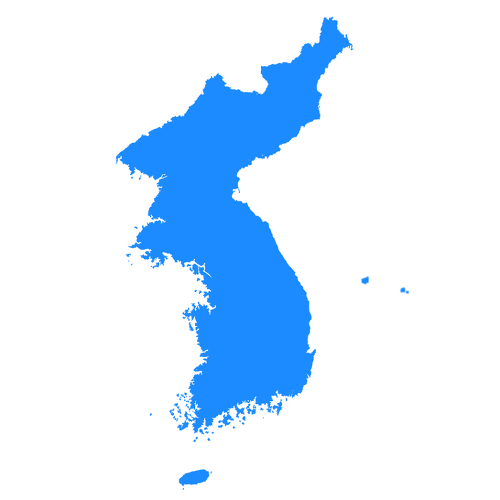
#> input picture jisung/koreajido3.png, 500 x 500 px
$ jupyter execute jisungContourDraw.ipynb   (older library calls are emulated)
#> lines starting #> are read from the running program, lines starting #| are printed output that depends on the picture; after the words box and inside, x2 and y2 are one past the last pixel; in counts of white or black regions, pixels touching at a corner belong together
[cell 1]
import cv2
import numpy as np
from matplotlib import pyplot as plt

[cell 2]
img = cv2.imread('koreajido3.png')
#> img is the input picture: shape (500, 500, 3); mean B, G, R 255, 236, 217.9
img1 = img.copy()

[cell 3]
imgray = cv2.cvtColor(img,cv2.COLOR_BGR2GRAY)
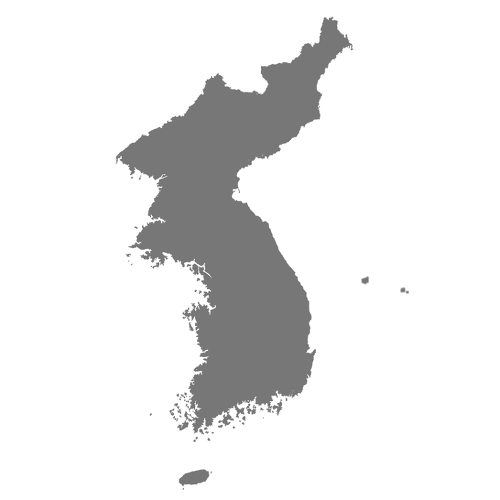
#> imgray: shape (500, 500); min 101, max 255, mean 232.8
ret, thresh = cv2.threshold(imgray,125,255,0)
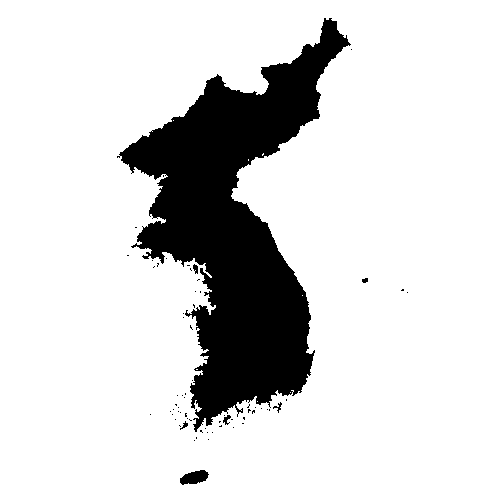
#> thresh: shape (500, 500); 84.4% white; 66 black regions (59 under 20 px)

[cell 4]
image, contours, hierachy = cv2.findContours(thresh, cv2.RETR_TREE,cv2.CHAIN_APPROX_SIMPLE)
#> contours = 96 contours, 88 with area under 20; largest, box (x1, y1, x2, y2) and area: (0, 0, 500, 500) 249001, (118, 17, 352, 433) 39338, (179, 469, 210, 486) 323, (222, 414, 232, 426) 56, (272, 401, 283, 414) 50, (192, 263, 199, 275) 48, (179, 420, 189, 431) 39, (361, 277, 369, 284) 32

[cell 5]
for i in range(90):
    cnt=contours[i]
    img1 = cv2.drawContours(img1, cnt, -1, (0,255,0), 5)
#> this loop made 90 passes
#> cnt on passes 1, 3, 4, 6, 7, 8, 10, 11, 12, 14, 15, 17: [[0, 0], [0, 499], [499, 499], [499, 0]], [[193, 440], [194, 439], [195, 440], [194, 441]], [[207, 439], [208, 438], [209, 439], [208, 440]], [[211, 432], [212, 431], [213, 432], [212, 433]], [[206, 432], [207, 431], [208, 432], [207, 433]], [[201, 432], [202, 431], [203, 432], [202, 433]], [[204, 428], [205, 427], [206, 428], [205, 429]], [[232, 427], [233, 426], [234, 427], [233, 428]], [[179, 426], [180, 425], [181, 426], [180, 427]], [[178, 425], [179, 424], [180, 425], [179, 426]], [[201, 424], [202, 423], [203, 424], [202, 425]], [[228, 422], [229, 421], [230, 422], [229, 423]]
#> pass 2, `img1 = cv2.drawContours(img1, cnt, -1, (0,255,0), 5)`:
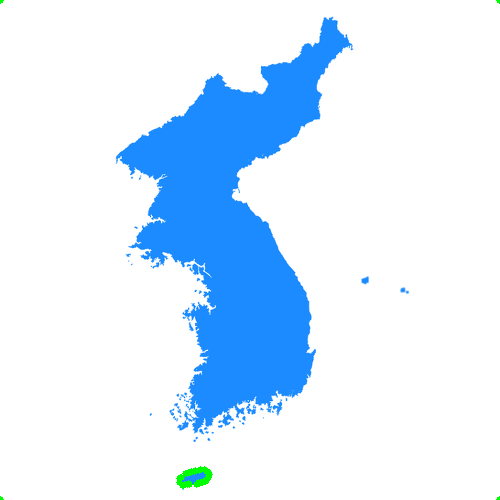
#> img1: shape (500, 500, 3); mean B, G, R 254.5, 236.1, 217.6
#> after the loop:
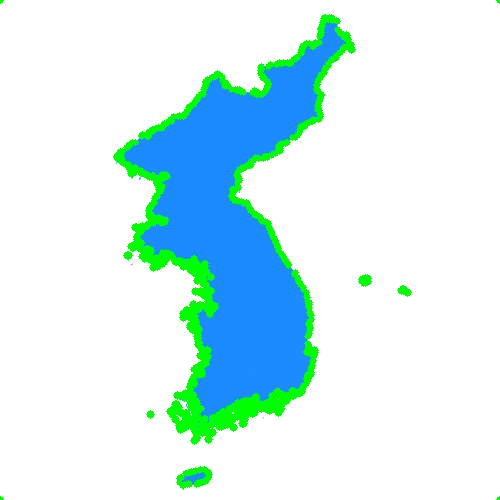
#> img1: shape (500, 500, 3); mean B, G, R 241.2, 239.2, 210.3

배열에 90개정의 지도를 돌면서 윤곽선그리기
한개를 지정하면 섬이 많아서 섬하나하나 그림

[cell 6]
titles = ['Original','Result']
images = [img, img1]

[cell 7]
for i in xrange(2):
    plt.subplot(1,2,i+1), plt.title(titles[i]), plt.imshow(images[i])
    plt.xticks([]), plt.yticks([])
#> figure, not shown here; B, G, R data is drawn as R, G, B
